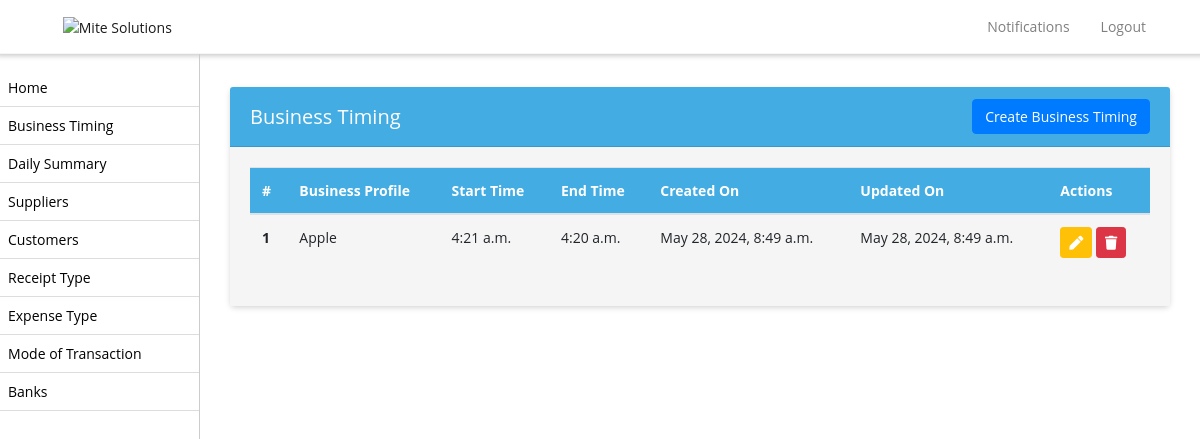
The app's page /business-timing-list/ (signed in), older data.
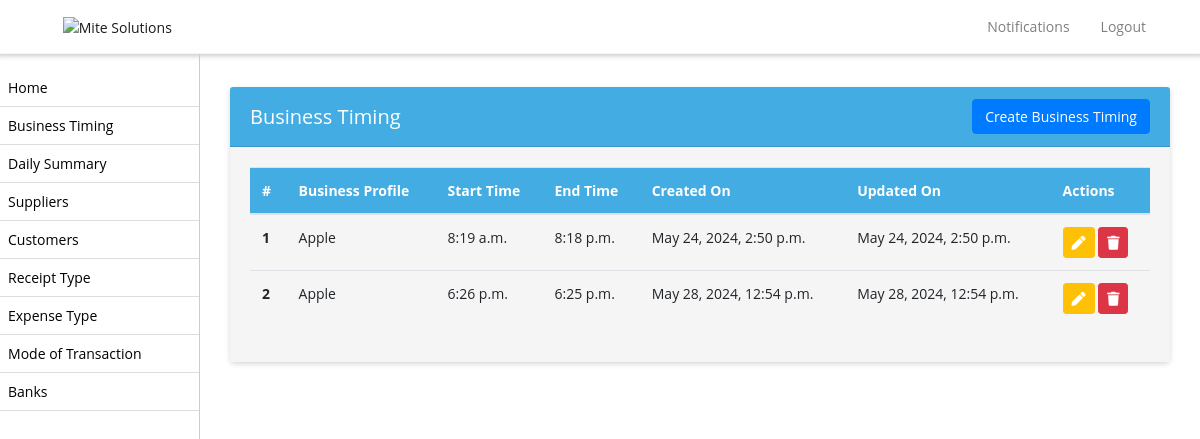
The same page, newer data.
### biztrackapp/models.py (models this page shows, shortened)
class BusinessTiming(models.Model):
    business_profile = models.ForeignKey(BusinessProfile,on_delete=models.CASCADE, null=True)
    business_start_time = models.TimeField(null=True, blank=True)
    business_end_time = models.TimeField(null=True, blank=True)
    created_on = models.DateTimeField(auto_now_add=True, null=True)
    updated_on = models.DateTimeField(auto_now_add=True, null=True)

class BusinessProfile(models.Model):
    name = models.CharField(max_length=64, blank=False, default=None, null=True)
    license_number = models.CharField(max_length=255)
    license_expiration = models.DateField(null=True)
    license_upload = models.FileField(upload_to='licenses')
    shop_phone_number = models.CharField(max_length=25)
    vat_percentage = models.DecimalField(max_digits=5, decimal_places=2)
    vat_number = models.CharField(max_length=255)
    vat_submission_date_1 = models.DateField(null=True)
    vat_submission_date_2 = models.DateField(null=True)
    vat_submission_date_3 = models.DateField(null=True)
    vat_certificate_upload = models.FileField(upload_to='vat_certificates')
    address = models.TextField()
    license_expiration_reminder_days = models.PositiveIntegerField(verbose_name='License Expiration Reminder (days)')
    vat_submission_date_reminder_days = models.PositiveIntegerField(null=True, verbose_name='VAT Submission Date Reminder (days)')
    employee_visa_expiration_reminder_days = models.PositiveIntegerField(null=True, verbose_name='Employee Visa Expiration Reminder (days)')
    employee_passport_expiration_reminder_days = models.PositiveIntegerField(null=True, verbose_name='Employee Passport Expiration Reminder (days)')
    business_start_time = models.TimeField(null=True, blank=True)
    business_end_time = models.TimeField(null=True, blank=True)
    created_on = models.DateTimeField(auto_now_add=True, null=True)

### biztrackapp/views.py (the view)
# urls.py: path('business-timing-list/', business_timing_list, name='business_timing_list'),
def business_timing_list(request):
    shop_admin = get_object_or_404(ShopAdmin, user=request.user)
    business_profile = get_object_or_404(BusinessProfile, name=shop_admin.shop.name)
    business_timings = BusinessTiming.objects.filter(business_profile=business_profile)
    return render(request, 'business_timing_list.html', {'business_timings': business_timings})

### biztrackapp/templates/business_timing_list.html (shortened to what this page needs)
{% extends 'base.html' %}
{% block content %}
<div class="container mt-3">
    <div class="card">
        <div class="card-header d-flex justify-content-between align-items-center">
            <h5 class="mb-0">Business Timing</h5>
            <a href="{% url 'create_business_timing' %}" class="btn btn-primary float-right">Create Business Timing</a>
        </div>
        <div class="card-body">
            <table class="table">
                <thead>
                    <tr>
                        <th>#</th>
                        <th>Business Profile</th>
                        <th>Start Time</th>
                        <th>End Time</th>
                        <th>Created On</th>
                        <th>Updated On</th>
                        <th>Actions</th>
                    </tr>
                </thead>
                <tbody>
                    {% for business_timing in business_timings %}
                    <tr>
                        <th scope="row">{{ forloop.counter }}</th>
                        <td>{{ business_timing.business_profile.name }}</td>
                        <td>{{ business_timing.business_start_time }}</td>
                        <td>{{ business_timing.business_end_time }}</td>
                        <td>{{ business_timing.created_on }}</td>
                        <td>{{ business_timing.updated_on }}</td>
                        <td>
                            <a href="{% url 'edit_business_timing' business_timing.id %}" class="btn btn-warning btn-sm"><i class="fas fa-pen text-white"></i></a>
                            <button class="btn btn-danger btn-sm" data-bs-toggle="modal" data-bs-target="#deleteModal{{ business_timing.id }}"><i class="fas fa-trash text-white"></i></button>
                        </td>
                    </tr>
                    {% endfor %}
                </tbody>
            </table>
        </div>
    </div>
</div>
{% endblock %}

Row changes from the older to the newer data that the page shows:
removed BusinessTiming: business_profile.name "Apple", business_start_time "4:21 a.m.", business_end_time "4:20 a.m.", created_on "May 28, 2024, 8:49 a.m.", updated_on "May 28, 2024, 8:49 a.m."
added BusinessTiming: business_profile.name "Apple", business_start_time "8:19 a.m.", business_end_time "8:18 p.m.", created_on "May 24, 2024, 2:50 p.m.", updated_on "May 24, 2024, 2:50 p.m."
added BusinessTiming: business_profile.name "Apple", business_start_time "6:26 p.m.", business_end_time "6:25 p.m.", created_on "May 28, 2024, 12:54 p.m.", updated_on "May 28, 2024, 12:54 p.m."
